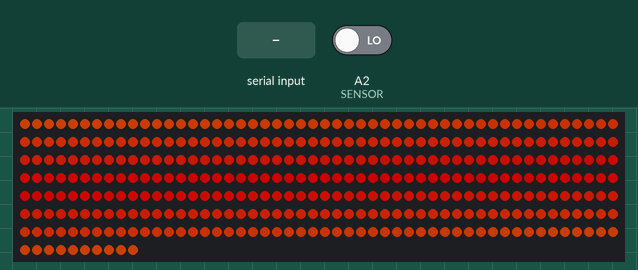
This sketch was run on a simulated Arduino Leonardo, built with avr-gcc and run on an emulated ATmega32U4. On the bench: 360 RGB LEDs in strip order, left to right, continuing on the next row. The inputs (shaded band) are chosen by the test bench; at power-on: A2 (SENSOR) LOW. Dim RGB values are drawn brighter than linear; random numbers use the default seed unless the sketch sets one; USB keyboard and mouse output is not drawn; what the sketch prints to the serial monitor is not drawn.

Above: at 6.3 s.
6.4 s: "d" received over Serial
At 6.51 s:
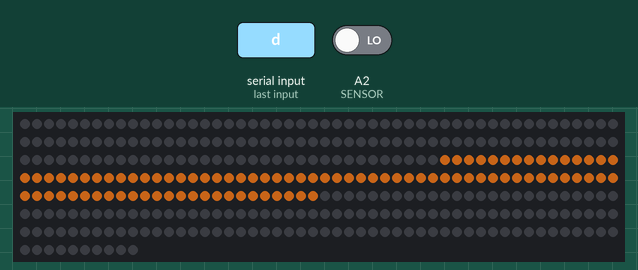
At 7.2 s:
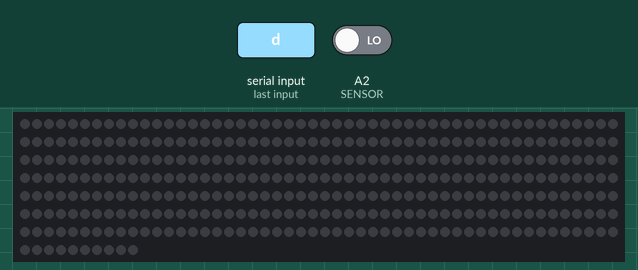
9.4 s: "a" received over Serial
At 11.08 s:
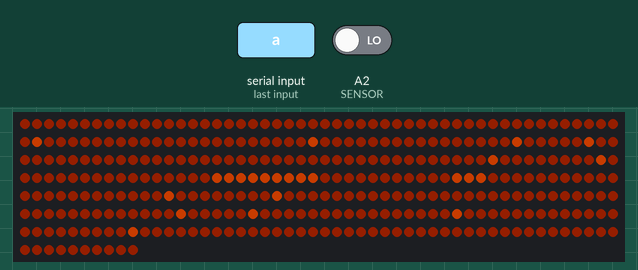
12.4 s: A2 (SENSOR) driven HIGH
13.9 s: A2 (SENSOR) driven LOW
15.4 s: A2 (SENSOR) driven HIGH
17.2 s: "a" received over Serial
Timing chart, 0 to 20.0 s (numbered marks = the images above; inputs shaded):
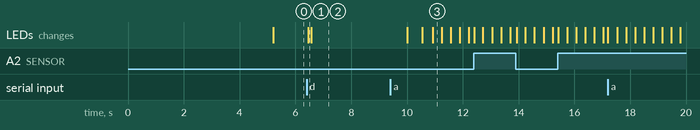

The sketch:

Loop-FullEffects.ino
```cpp
#include <Keyboard.h>
#include <math.h>
#include <Adafruit_NeoPixel.h>
#ifdef __AVR__
#include <avr/power.h>
#endif
#define PIN A0 //LED strip pin (pwm)
#define SENSOR A2 //sensor pin (pwm)
#define NUM_LEDS 360 //adjust this number if needed
Adafruit_NeoPixel strip = Adafruit_NeoPixel(NUM_LEDS, PIN, NEO_GRB + NEO_KHZ800);

// Random variables
long LEDrandomNumber;
long randomTailNumber;
long randomSpeed;

// Parameters to read sensor state
int sensorState;
int sensorCounter = 0;
int lastSensorState = 0;

// Variables that can communicate with sensor values
int REDbrightness;
int brightnessCounter;
int minBrightness = 20;

// Values for reference positions on the strip, gradients and color values. Color values for the whole strip between 0 and 255 -------- If the values are too high the Arduino pulls too much power
int Mid = NUM_LEDS / 2; //center of the strip
int delayval = 10; // delay time
int j; // counter
int g_gradient; // gradient counter to add to the green values
int b_gradient; // gradient counter to add to the blue values
int R = 100; // Red
int r = 100;
int G = 10; // Green
int Gn = 0;
int g = 100;
int B = 0; // Blue
int b = 100;
int buttonValue = 1;
int prevStepPadValue = 1;
int stepPadValue = 20;

//Arrays filled with the initial gradient colors split into R, G and B arrays
int grad_red[(NUM_LEDS / 2) + 4];
int grad_green[(NUM_LEDS / 2) + 4];
int grad_blue[(NUM_LEDS / 2) + 4];

boolean sensorBlocked = false;


void setup()
{
  Serial.begin(9600); // Initialize console
  pinMode(SENSOR, INPUT); // Assign sensor to pin A2 as input
  strip.begin(); // Wake-up LED strip
  colorWipe(strip.Color(5, 5, 5), 0);
  strip.show(); // Initialize all pixels to 'off'
  Keyboard.begin(); // Initialize control over keyboard//
}

void loop()
{
  // Example: If instance from processing is for effect 1: Call effectOneListener(). Same for calls to other effects or any other listener and so on

  // Check for incoming serial data
  if (Serial.available() > 0)
  {
    int keyPress = Serial.read();
//    Serial.println("Pressed: " + keyPress);/

    switch (keyPress)
    {
      case 'a':
        effectOneListener();
        break;
      case 'b':
        effectTwoListener();
        break;
      case 'c':
        effectThreeListener();
        break;
      case 'd':
        effectFourListener();
        break;
    }
  }
  else
  {
    effectFiveListener();
  }

  sensorState = digitalRead(SENSOR);
  Serial.println(sensorState);

//  if (sensorState == '1' && sensorBlocked == false){
//    Serial.println(sensorState);
//    sensorBlocked = true;
//  }
//  else if(sensorState == 0 && sensorBlocked == true){
//    sensorBlocked == false;
//  }


}

// Global functions for all effects.
void showStrip()
{
#ifdef ADAFRUIT_NEOPIXEL_H
  // NeoPixel
  strip.show();
#endif
#ifndef ADAFRUIT_NEOPIXEL_H
  // FastLED
  FastLED.show();
#endif
}

void colorWipe(uint32_t c, uint8_t wait)
{
  for (uint16_t i = 0; i < strip.numPixels(); i++) {
    strip.setPixelColor(i, c);
    strip.show();
    delay(wait);
  }
}
// END Global functions for all effects.


// Effect 1: Two flares crossing from one side to another side.
void effectOneListener()
{
  LEDrandomNumber = random(5, 10);
  randomTailNumber = random(10, 30);
  randomSpeed = random(1, 1);
  plasmaRain_1(0xff, 0, 0, LEDrandomNumber, randomTailNumber, true, randomSpeed);
  Serial.println("Effect one started");
}

void plasmaRain_1(byte red, byte green, byte blue, byte meteorSize, byte meteorTrailDecay, boolean meteorRandomDecay, int SpeedDelay)
{
  setAll_1(200, 5, 0);

  for (int i = Mid - 3; i > 0; i--) {
    //for (int i = 0; i < NUM_LEDS; i++) {
    // fade brightness all LEDs one step
    for (int j = 0; j < Mid + 5; j++) {
      if ( (!meteorRandomDecay) || (random(10) > 5) ) {
        fadeToBlack_1(j, meteorTrailDecay );
        fadeToBlack_1(NUM_LEDS - j, meteorTrailDecay );
      }
    }

    // draw tail
    for (int j = 0; j < meteorSize; j++) {
      if ( ( i - j < Mid) || (i - j >= 0) ) {
        setPixel_1(i - j, red, blue, green);
        setPixel_1(NUM_LEDS - i, red, blue, green);
      }
    }

    showStrip();
    delay(SpeedDelay);
  }
}

void fadeToBlack_1(int ledNo, byte fadeValue)
{
#ifdef ADAFRUIT_NEOPIXEL_H
  // NeoPixel
  uint32_t oldColor;
  uint8_t r, g, b;
  int value;

  oldColor = strip.getPixelColor(ledNo);
  r = (oldColor & 0x00ff0000UL) >> 16;
  g = (oldColor & 0x0000ff00UL) >> 8;
  b = (oldColor & 0x000000ffUL);

  r = (r <= 10) ? 0 : (int) r - (r * fadeValue / 256);
  g = (g <= 10) ? 0 : (int) g - (g * fadeValue / 256);
  b = (b <= 10) ? 0 : (int) b - (b * fadeValue / 256);

  strip.setPixelColor(ledNo, 20, 4, 0); //overall strip have dim red- as a default

  //  strip.setPixelColor(ledNo, r, g, b); //you can experiment this line as well
#endif
#ifndef ADAFRUIT_NEOPIXEL_H
  // FastLED
  leds[ledNo].fadeToBlackBy( fadeValue );
#endif
}

void setPixel_1(int Pixel, byte red, byte green, byte blue)
{
  //dripping flare's color control begins
#ifdef ADAFRUIT_NEOPIXEL_H
  sensorState = digitalRead(SENSOR);
  Serial.write(sensorState);
  //  Serial.println(sensorState);

  if (sensorState != lastSensorState) {
    if (sensorState == HIGH) {
      sensorCounter++;
      Serial.println("on");
      Serial.print ("number of sensor triggers: " );
      Serial.println(sensorCounter);
    } else if (sensorState == LOW) {
      Serial.println("off");
    }
    delay(50);
  }
  lastSensorState = sensorState;

  if (sensorCounter % 3 == 0) {
    REDbrightness = 100;
    strip.setPixelColor(Pixel, strip.Color(REDbrightness, 30, 0));
  }
  else if (sensorCounter % 5 == 0) {
    REDbrightness = 180;
    strip.setPixelColor(Pixel, strip.Color(REDbrightness, 20, 10));
  }
  else if (sensorCounter % 7 == 0) {
    REDbrightness = 255;
    strip.setPixelColor(Pixel, strip.Color(REDbrightness, 0, 0));
  }
  else {
    minBrightness = 50;
    strip.setPixelColor(Pixel, strip.Color(minBrightness, 5, 0));
  }

  /*
     if you want to control the brightness by using an analog sensor, following lines would be helpful (map)

     REDbrightness = map(sensorValue, 0, 1023, 20, 255);
     //map(sensorValue, minimum input sensor value, maximum input sensor value, minimum LEd brightness, maximum LED brightness);
     strip.setPixelColor(Pixel, strip.Color(REDbrightness, 0, 0));
  */

#endif
#ifndef ADAFRUIT_NEOPIXEL_H
  // FastLED
  leds[Pixel].r = red;
  leds[Pixel].g = green;
  leds[Pixel].b = blue;
#endif
}

void setAll_1(byte red, byte green, byte blue)
{
  for (int i = 0; i < NUM_LEDS; i++ ) {
    setPixel_1(i, red, green, blue);
  }
  showStrip();
}
// END Effect 1: Two flares crossing from one side to another side.


// Effect 2: Two flares begin from the center of a loop to make random tail and fade-speed brightness is controlled by sensor values.
void effectTwoListener()
{
  LEDrandomNumber = random(5, 10);
  randomTailNumber = random(10, 30);
  randomSpeed = random(1, 1);
  plasmaRain_2(0xff, 0, 0, LEDrandomNumber, randomTailNumber, true, randomSpeed);
}

void plasmaRain_2(byte red, byte green, byte blue, byte meteorSize, byte meteorTrailDecay, boolean meteorRandomDecay, int SpeedDelay)
{
  setAll_2(125, 114, 0);

  for (int i = 0; i < (NUM_LEDS + NUM_LEDS) / 3 ; i++) {
    //or try this ->  for (int i = 0; i < NUM_LEDS + NUM_LEDS / 3 ; i++) {
    // fade brightness all LEDs one step
    for (int j = 0; j < NUM_LEDS; j++) {
      if ( (!meteorRandomDecay) || (random(10) > 5) ) {
        fadeToBlack_2(j, meteorTrailDecay );
        fadeToBlack_2(NUM_LEDS - i, meteorTrailDecay );

      }
    }

    // draw flare
    for (int j = 0; j < meteorSize; j++) {
      if ( ( i - j < NUM_LEDS) && (i - j >= 0) ) {
        setPixel_2(i - j, red, green, blue);
        setPixel_2(NUM_LEDS - i, red, green, blue);
      }
    }

    showStrip();
    delay(SpeedDelay);
  }
}

void fadeToBlack_2(int ledNo, byte fadeValue)
{
#ifdef ADAFRUIT_NEOPIXEL_H
  // NeoPixel
  uint32_t oldColor;
  uint8_t r, g, b;
  int value;

  oldColor = strip.getPixelColor(ledNo);
  r = (oldColor & 0x00ff0000UL) >> 16;
  g = (oldColor & 0x0000ff00UL) >> 8;
  b = (oldColor & 0x000000ffUL);

  r = (r <= 10) ? 0 : (int) r - (r * fadeValue / 256);
  g = (g <= 10) ? 0 : (int) g - (g * fadeValue / 256);
  b = (b <= 10) ? 0 : (int) b - (b * fadeValue / 256);

  strip.setPixelColor(ledNo, 10, 4, 0);//yellow default back-lit
#endif
#ifndef ADAFRUIT_NEOPIXEL_H
  // FastLED
  leds[ledNo].fadeToBlackBy( fadeValue );
#endif
}

void setPixel_2(int Pixel, byte red, byte green, byte blue) {
#ifdef ADAFRUIT_NEOPIXEL_H

  sensorState = digitalRead(SENSOR);
  //  Serial.println(sensorState);

  if (sensorState != lastSensorState) {
    if (sensorState == HIGH) {
      sensorCounter++;
      Serial.println("on");
      Serial.print ("number of sensor triggers: " );
      Serial.println(sensorCounter);
    } else if (sensorState == LOW) {
      Serial.println("off");
    }
    delay(50);
  }
  lastSensorState = sensorState;

  if (sensorCounter % 3 == 0) {
    REDbrightness = 100;
    strip.setPixelColor(Pixel, strip.Color(REDbrightness, 30, 0));
  }
  else if (sensorCounter % 5 == 0) {
    REDbrightness = 180;
    strip.setPixelColor(Pixel, strip.Color(20, REDbrightness, 10));
  }
  else if (sensorCounter % 7 == 0) {
    REDbrightness = 255;
    strip.setPixelColor(Pixel, strip.Color(REDbrightness, 0, 0));
  }
  else {
    minBrightness = 50;
    strip.setPixelColor(Pixel, strip.Color(minBrightness, 5, 0));
  }
#endif
#ifndef ADAFRUIT_NEOPIXEL_H
  // FastLED
  leds[Pixel].r = red;
  leds[Pixel].g = green;
  leds[Pixel].b = blue;
#endif
}

void setAll_2(byte red, byte green, byte blue) {
  for (int i = 0; i < NUM_LEDS; i++ ) {
    setPixel_2(i, red, green, blue);
  }
  showStrip();
}
// END Effect 2: Two flares begin from the center of a loop to make random tail and fade-speed brightness is controlled by sensor values.


// Effect 3: One flare from left to right or viceversa
void effectThreeListener()
{
  LEDrandomNumber = random(5, 10);
  randomTailNumber = random(10, 30);
  randomSpeed = random(1, 5);
  plasmaRain_3(0xff, 0, 0, LEDrandomNumber, randomTailNumber, true, randomSpeed);
}

void plasmaRain_3(byte red, byte green, byte blue, byte meteorSize, byte meteorTrailDecay, boolean meteorRandomDecay, int SpeedDelay)
{
  setAll_3(0, 0, 0);

  for (int i = 0; i < NUM_LEDS*1.1; i++) {
    // fade brightness all LEDs one step
    for (int j = 0; j < NUM_LEDS*1.1; j++) {
      if ( (!meteorRandomDecay) || (random(10) > 5) ) {
        fadeToBlack_3(j, meteorTrailDecay );
        fadeToBlack_3(NUM_LEDS - j, meteorTrailDecay );

      }
    }

    // draw flare
    for (int j = 0; j < meteorSize; j++) {
      if ( ( i - j < NUM_LEDS) && (i - j >= 0) ) {
        setPixel_3(i - j, red, green, blue);
      }
    }

    showStrip();
    delay(SpeedDelay);
  }
}


void fadeToBlack_3(int ledNo, byte fadeValue)
{
#ifdef ADAFRUIT_NEOPIXEL_H
  // NeoPixel
  uint32_t oldColor;
  uint8_t r, g, b;
  int value;

  oldColor = strip.getPixelColor(ledNo);
  r = (oldColor & 0x00ff0000UL) >> 16;
  g = (oldColor & 0x0000ff00UL) >> 8;
  b = (oldColor & 0x000000ffUL);

  r = (r <= 10) ? 0 : (int) r - (r * fadeValue / 256);
  g = (g <= 10) ? 0 : (int) g - (g * fadeValue / 256);
  b = (b <= 10) ? 0 : (int) b - (b * fadeValue / 256);

  strip.setPixelColor(ledNo, 5, 0, 0);
#endif
#ifndef ADAFRUIT_NEOPIXEL_H
  // FastLED
  leds[ledNo].fadeToBlackBy( fadeValue );
#endif
}

void setPixel_3(int Pixel, byte red, byte green, byte blue)
{
#ifdef ADAFRUIT_NEOPIXEL_H

  sensorState = digitalRead(SENSOR);
  //  Serial.println(sensorState);

  if (sensorState != lastSensorState) {
    if (sensorState == HIGH) {
      sensorCounter++;
      Serial.println("on");
      Serial.print ("number of sensor triggers: " );
      Serial.println(sensorCounter);
    } else if (sensorState == LOW) {
      Serial.println("off");
    }
    delay(50);
  }
  lastSensorState = sensorState;

  if (sensorCounter % 3 == 0) {
    REDbrightness = 100;
    strip.setPixelColor(Pixel, strip.Color(REDbrightness, 30, 0));
  }
  else if (sensorCounter % 5 == 0) {
    REDbrightness = 180;
    strip.setPixelColor(Pixel, strip.Color(20, REDbrightness,10));
  }
  else if (sensorCounter % 7 == 0) {
    REDbrightness = 255;
    strip.setPixelColor(Pixel, strip.Color(REDbrightness, 0, 0));
  }
  else {
    minBrightness = 50;
    strip.setPixelColor(Pixel, strip.Color(minBrightness, 5, 0));
  }

  // NeoPixel
 // strip.setPixelColor(Pixel, strip.Color(red, green, blue));
#endif
#ifndef ADAFRUIT_NEOPIXEL_H
  // FastLED
  leds[Pixel].r = red;
  leds[Pixel].g = green;
  leds[Pixel].b = blue;
#endif
}

void setAll_3(byte red, byte green, byte blue)
{
  for (int i = 0; i < NUM_LEDS; i++ ) {
    setPixel_3(i, red, green, blue);
  }
  showStrip();
}
// END Effect 3: One flare from left to right or viceversa


// Effect 4: The solar flare effect; From the center, going down to opposite side and then each bottom makes new light move slower up to make a spark the top
void effectFourListener()
{
  for (int i = 0; i < NUM_LEDS / 2; i++) {

      j = NUM_LEDS - 1 - i;

      // strip.Color takes RGB values, from 0,0,0 up to 255,255,255
      strip.setPixelColor(i, strip.Color(0, 0, 0)); // Front to off
      strip.setPixelColor(j, strip.Color(0, 0, 0)); //Back to off
    }
    strip.show();
    delay(delayval);

    // Top flashes on
    for (int i = 0; i < NUM_LEDS / 2; i++) {

      j = NUM_LEDS - 1 - i;

      // strip.Color takes RGB values, from 0,0,0 up to 255,255,255
      if (i >= 3 * NUM_LEDS / 8) {
        strip.setPixelColor(i, strip.Color(r, g / 2, b / 8)); // Front to off
        strip.setPixelColor(j, strip.Color(r, g / 2, b / 8)); //Back to off

      }
    }
    strip.show();
    delay(75);

    //Top turns off all at once
    for (int i = 0; i < NUM_LEDS / 2; i++) {

      j = NUM_LEDS - 1 - i;

      // strip.Color takes RGB values, from 0,0,0 up to 255,255,255
      strip.setPixelColor(i, strip.Color(0, 0, 0)); // Front to off
      strip.setPixelColor(j, strip.Color(0, 0, 0)); //Back to off

    }
    strip.show();
    delay(75);

    //Runs down each side fast on
    for (int i = 0; i < NUM_LEDS / 4; i = i + 5) {

      j = NUM_LEDS - 1 - i;

      strip.setPixelColor(i + Mid, strip.Color(r, g / 2, b / 8));
      strip.setPixelColor(i + Mid + 1, strip.Color(r, g / 2, b / 8));
      strip.setPixelColor(i + Mid + 2, strip.Color(r, g / 2, b / 8));
      strip.setPixelColor(i + Mid + 3, strip.Color(r, g / 2, b / 8));
      strip.setPixelColor(i + Mid + 4, strip.Color(r, g / 2, b / 8));

      strip.setPixelColor(j - Mid, strip.Color(r, g / 2, b / 8));
      strip.setPixelColor(j - Mid - 1, strip.Color(r, g / 2, b / 8));
      strip.setPixelColor(j - Mid - 2, strip.Color(r, g / 2, b / 8));
      strip.setPixelColor(j - Mid - 3, strip.Color(r, g / 2, b / 8));
      strip.setPixelColor(j - Mid - 4, strip.Color(r, g / 2, b / 8));

      strip.show();
      //delay(delayval);
    }

    //Runs down each side fast off
    for (int i = 0; i < NUM_LEDS / 2; i = i + 5) {

      j = NUM_LEDS - 1 - i;

      if (i < NUM_LEDS / 4) {
        strip.setPixelColor(i + Mid + NUM_LEDS / 4, strip.Color(r, g / 2, b / 8));
        strip.setPixelColor(i + Mid + 1 + NUM_LEDS / 4, strip.Color(r, g / 2, b / 8));
        strip.setPixelColor(i + Mid + 2 + NUM_LEDS / 4, strip.Color(r, g / 2, b / 8));
        strip.setPixelColor(i + Mid + 3 + NUM_LEDS / 4, strip.Color(r, g / 2, b / 8));
        strip.setPixelColor(i + Mid + 4 + NUM_LEDS / 4, strip.Color(r, g / 2, b / 8));

        strip.setPixelColor(j - Mid - NUM_LEDS / 4, strip.Color(r, g / 2, b / 8));
        strip.setPixelColor(j - Mid - 1 - NUM_LEDS / 4, strip.Color(r, g / 2, b / 8));
        strip.setPixelColor(j - Mid - 2 - NUM_LEDS / 4, strip.Color(r, g / 2, b / 8));
        strip.setPixelColor(j - Mid - 3 - NUM_LEDS / 4, strip.Color(r, g / 2, b / 8));
        strip.setPixelColor(j - Mid - 4 - NUM_LEDS / 4, strip.Color(r, g / 2, b / 8));

      }

      strip.setPixelColor(i + Mid, strip.Color(0, 0, 0));
      strip.setPixelColor(i + Mid + 1, strip.Color(0, 0, 0));
      strip.setPixelColor(i + Mid + 2, strip.Color(0, 0, 0));
      strip.setPixelColor(i + Mid + 3, strip.Color(0, 0, 0));
      strip.setPixelColor(i + Mid + 4, strip.Color(0, 0, 0));

      strip.setPixelColor(j - Mid, strip.Color(0, 0, 0));
      strip.setPixelColor(j - Mid - 1, strip.Color(0, 0, 0));
      strip.setPixelColor(j - Mid - 2, strip.Color(0, 0, 0));
      strip.setPixelColor(j - Mid - 3, strip.Color(0, 0, 0));
      strip.setPixelColor(j - Mid - 4, strip.Color(0, 0, 0));

      strip.show();
      //delay(delayval);
    }

    //Pauses while everything is dark
    delay(10);

    //Slowly creeps back up to the top
    for (int i = 0; i < NUM_LEDS / 2; i += 4) {

      j = NUM_LEDS - 1 - i;

      strip.setPixelColor(i, strip.Color(r, g / 2, b / 8));
      strip.setPixelColor(j, strip.Color(r, g / 2, b / 8));
      strip.show();
      //delay(delayval*10);
      strip.setPixelColor(i + 3, strip.Color(r, g / 2, b / 8));
      strip.setPixelColor(j + 2, strip.Color(r, g / 2, b / 8));
      strip.show();
      //delay(delayval*10);
      strip.setPixelColor(i + 1, strip.Color(r, g / 2, b / 8));
      strip.setPixelColor(j + 1, strip.Color(r, g / 2, b / 8));
      strip.show();
      //delay(delayval*10);
      strip.setPixelColor(i + 2, strip.Color(r, g / 2, b / 8));
      strip.setPixelColor(j + 3, strip.Color(r, g / 2, b / 8));
      strip.show();
      //delay(delayval*10);
    }
    //Pauses while everything is light
    delay(10);

    //Fade off
    for (int i = 0; i < NUM_LEDS / 2; i += 5) {

      j = NUM_LEDS - 1 - i;

      // strip.Color takes RGB values, from 0,0,0 up to 255,255,255
      strip.setPixelColor(i, strip.Color(0, 0, 0)); // Front to off
      strip.setPixelColor(i + 1, strip.Color(0, 0, 0)); // Front to off
      strip.setPixelColor(i + 2, strip.Color(0, 0, 0)); // Front to off
      strip.setPixelColor(i + 3, strip.Color(0, 0, 0)); // Front to off
      strip.setPixelColor(i + 4, strip.Color(0, 0, 0)); // Front to off

      strip.setPixelColor(j, strip.Color(0, 0, 0)); //Back to off
      strip.setPixelColor(j - 1, strip.Color(0, 0, 0)); //Back to off
      strip.setPixelColor(j - 2, strip.Color(0, 0, 0)); //Back to off
      strip.setPixelColor(j - 3, strip.Color(0, 0, 0)); //Back to off
      strip.setPixelColor(j - 4, strip.Color(0, 0, 0)); //Back to off

      strip.show();
    }

    delay(delayval);

    //Quick flash on
    for (int i = 0; i < NUM_LEDS / 2; i++) {

      j = NUM_LEDS - 1 - i;

      if (i >= 3 * NUM_LEDS / 8) {
        strip.setPixelColor(i, strip.Color(r, g / 2, b / 8)); // Front to off
        strip.setPixelColor(j, strip.Color(r, g / 2, b / 8)); //Back to off

      }
    }
    strip.show();

    delay(10);
    /*
                                                                            //Quick off to the end
      for(int i=0; i<NUM_LEDS/2; i++){

        j=NUM_LEDS-1-i;

        // strip.Color takes RGB values, from 0,0,0 up to 255,255,255
        strip.setPixelColor(i, strip.Color(0,0,0)); // Front to off
        strip.setPixelColor(j, strip.Color(0,0,0)); //Back to off

        }
      strip.show(); */
    delay(100);
}
// END Effect 4: The solar flare effect; From the center, going down to opposite side and then each bottom makes new light move slower up to make a spark the top


// Effect 5: Neutral state; Yellow to red patterns
void effectFiveListener()
{
    // Sets the gradient once
    for (int i = 0; i < (NUM_LEDS / 2) + 1; i++)
    {

    // strip.Color takes RGB values, from 0,0,0 up to 255,255,255

    j = NUM_LEDS - 1 - i;
    g_gradient = map(i, 0, NUM_LEDS / 2, 0, R / 3);
    b_gradient = map(i, 0, NUM_LEDS / 2, 0, R / 3);

    strip.setPixelColor(i + Mid, strip.Color(R, g_gradient, 0)); //Front
    strip.setPixelColor(j - Mid, strip.Color(R, g_gradient, 0)); //Back

  }
  strip.show(); // This sends the updated pixel color to the hardware.
  //delay(delayval); // Delay for a period of time (in milliseconds).
}
```

Measured:
- after the input at 6.4 s, the LEDs: first change after 0.05 s (image 1 shows a later state)
